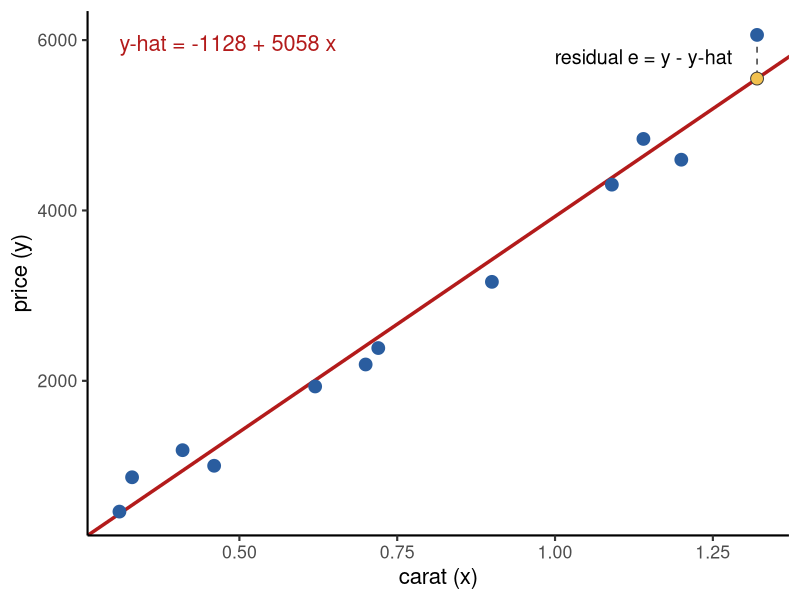

This chart was generated by the following R code:
# slides_lesson_11_ls.R --------------------------------------------------------
# Feeds: Lesson 10 slides, "Least squares in five steps".
# Run from the top of the repo:  Rscript functions/slides_lesson_11_ls.R
# Reads:  workshops/mydiamonds.csv (first 12 diamonds)
# Writes: docs-v3/images/slides/lesson-11/gen_ls.png; prints b0 and b1 from the five steps.
library(dplyr)
library(readr)
library(ggplot2)

d = read_csv("workshops/mydiamonds.csv", show_col_types = FALSE) %>%
  slice(1:12) %>% select(x = carat, y = price)

# Steps 1-2: x^2 and xy for each point, then the sums
s = d %>% summarize(n = n(), sx = sum(x), sy = sum(y), sxx = sum(x^2), sxy = sum(x*y))
# Step 3: slope;  Step 4: intercept
b1 = (s$n * s$sxy - s$sx * s$sy) / (s$n * s$sxx - s$sx^2)
b0 = (s$sy - b1 * s$sx) / s$n
print(c(b0 = b0, b1 = b1))
# Same as lm()
print(coef(lm(y ~ x, data = d)))

# Step 5: the line; residual for one point
d = d %>% mutate(yhat = b0 + b1 * x)
pt = d %>% mutate(e = y - yhat) %>% slice_max(abs(e), n = 1)

g = ggplot(d, aes(x = x, y = y)) +
  geom_abline(intercept = b0, slope = b1, color = "#b31b1b", linewidth = 1.2) +
  geom_segment(data = pt, aes(xend = x, yend = yhat), linetype = "dashed", color = "#373737") +
  geom_point(size = 4, color = "#2a5d9f") +
  geom_point(data = pt, aes(y = yhat), size = 4, shape = 21, fill = "#f2c14e", color = "#373737") +
  annotate("text", x = pt$x - 0.04, y = (pt$y + pt$yhat) / 2, hjust = 1, size = 5,
           label = "residual e = y - y-hat") +
  annotate("text", x = min(d$x), y = max(d$y), hjust = 0, vjust = 1, size = 5.5, color = "#b31b1b",
           label = sprintf("y-hat = %.0f + %.0f x", b0, b1)) +
  labs(x = "carat (x)", y = "price (y)") +
  theme_classic(base_size = 16)

ggsave("docs-v3/images/slides/lesson-11/gen_ls.png", g,
       width = 6.5, height = 4.5, dpi = 200, bg = "white")
